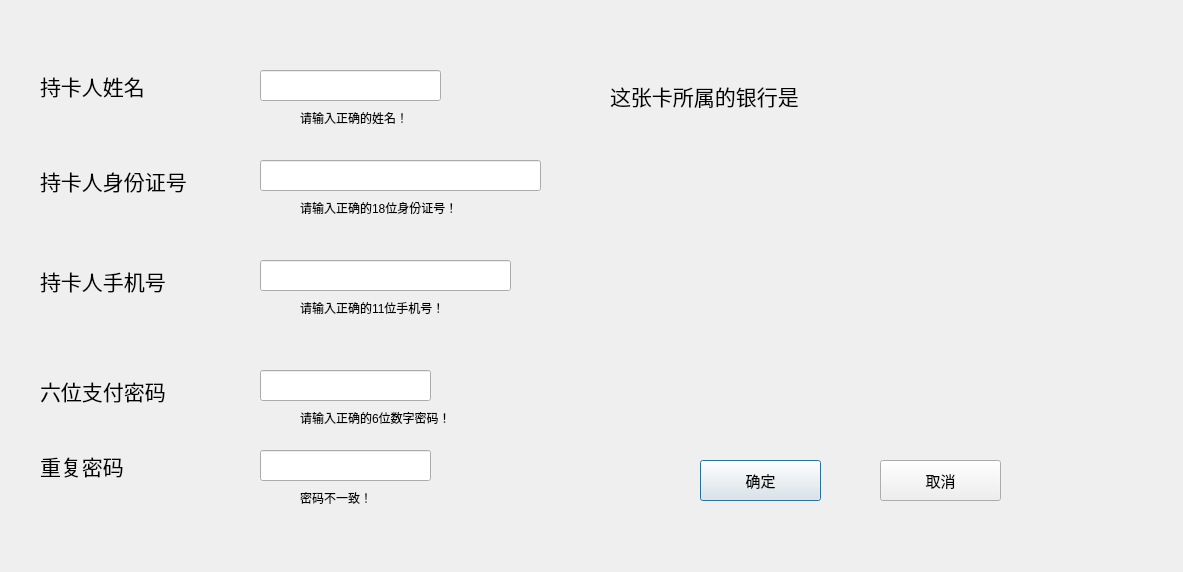
<?xml version="1.0" encoding="UTF-8"?>
<ui version="4.0">
 <class>RegisterNewCard</class>
 <widget class="QDialog" name="RegisterNewCard">
  <property name="geometry">
   <rect>
    <x>0</x>
    <y>0</y>
    <width>1183</width>
    <height>572</height>
   </rect>
  </property>
  <property name="sizePolicy">
   <sizepolicy hsizetype="Fixed" vsizetype="Fixed">
    <horstretch>0</horstretch>
    <verstretch>0</verstretch>
   </sizepolicy>
  </property>
  <property name="windowTitle">
   <string>注册银行卡</string>
  </property>
  <property name="windowIcon">
   <iconset resource="pics/buttonIcon/buttonicon.qrc">
    <normaloff>:/Bank_202px_1194726_easyicon.net.png</normaloff>:/Bank_202px_1194726_easyicon.net.png</iconset>
  </property>
  <widget class="QWidget" name="gridLayoutWidget">
   <property name="geometry">
    <rect>
     <x>590</x>
     <y>160</y>
     <width>571</width>
     <height>191</height>
    </rect>
   </property>
   <layout class="QGridLayout" name="bankGrid">
    <property name="rightMargin">
     <number>0</number>
    </property>
    <property name="spacing">
     <number>0</number>
    </property>
   </layout>
  </widget>
  <widget class="QLabel" name="selectedBankIcon">
   <property name="geometry">
    <rect>
     <x>890</x>
     <y>50</y>
     <width>200</width>
     <height>100</height>
    </rect>
   </property>
   <property name="sizePolicy">
    <sizepolicy hsizetype="Fixed" vsizetype="Fixed">
     <horstretch>0</horstretch>
     <verstretch>0</verstretch>
    </sizepolicy>
   </property>
   <property name="text">
    <string/>
   </property>
  </widget>
  <widget class="QLabel" name="label_2">
   <property name="geometry">
    <rect>
     <x>40</x>
     <y>70</y>
     <width>151</width>
     <height>31</height>
    </rect>
   </property>
   <property name="font">
    <font>
     <family>Adobe Arabic</family>
     <pointsize>16</pointsize>
    </font>
   </property>
   <property name="text">
    <string>持卡人姓名</string>
   </property>
  </widget>
  <widget class="QLineEdit" name="ownerName">
   <property name="geometry">
    <rect>
     <x>260</x>
     <y>70</y>
     <width>181</width>
     <height>31</height>
    </rect>
   </property>
   <property name="font">
    <font>
     <family>Adobe Arabic</family>
     <pointsize>16</pointsize>
    </font>
   </property>
   <property name="clearButtonEnabled">
    <bool>true</bool>
   </property>
  </widget>
  <widget class="QLabel" name="label_3">
   <property name="geometry">
    <rect>
     <x>40</x>
     <y>160</y>
     <width>211</width>
     <height>41</height>
    </rect>
   </property>
   <property name="font">
    <font>
     <family>Adobe Arabic</family>
     <pointsize>16</pointsize>
    </font>
   </property>
   <property name="text">
    <string>持卡人身份证号</string>
   </property>
  </widget>
  <widget class="QLabel" name="label_4">
   <property name="geometry">
    <rect>
     <x>40</x>
     <y>260</y>
     <width>171</width>
     <height>41</height>
    </rect>
   </property>
   <property name="font">
    <font>
     <family>Adobe Arabic</family>
     <pointsize>16</pointsize>
    </font>
   </property>
   <property name="text">
    <string>持卡人手机号</string>
   </property>
  </widget>
  <widget class="QLineEdit" name="ownerPhone">
   <property name="geometry">
    <rect>
     <x>260</x>
     <y>260</y>
     <width>251</width>
     <height>31</height>
    </rect>
   </property>
   <property name="font">
    <font>
     <family>Adobe Arabic</family>
     <pointsize>16</pointsize>
    </font>
   </property>
   <property name="inputMethodHints">
    <set>Qt::ImhDigitsOnly</set>
   </property>
   <property name="clearButtonEnabled">
    <bool>true</bool>
   </property>
  </widget>
  <widget class="QLabel" name="label_5">
   <property name="geometry">
    <rect>
     <x>40</x>
     <y>370</y>
     <width>171</width>
     <height>41</height>
    </rect>
   </property>
   <property name="font">
    <font>
     <family>Adobe Arabic</family>
     <pointsize>16</pointsize>
    </font>
   </property>
   <property name="text">
    <string>六位支付密码</string>
   </property>
  </widget>
  <widget class="QLabel" name="label_6">
   <property name="geometry">
    <rect>
     <x>40</x>
     <y>450</y>
     <width>111</width>
     <height>31</height>
    </rect>
   </property>
   <property name="font">
    <font>
     <family>Adobe Arabic</family>
     <pointsize>16</pointsize>
    </font>
   </property>
   <property name="text">
    <string>重复密码</string>
   </property>
  </widget>
  <widget class="QLineEdit" name="payCode">
   <property name="geometry">
    <rect>
     <x>260</x>
     <y>370</y>
     <width>171</width>
     <height>31</height>
    </rect>
   </property>
   <property name="font">
    <font>
     <family>Adobe Arabic</family>
     <pointsize>16</pointsize>
    </font>
   </property>
   <property name="inputMethodHints">
    <set>Qt::ImhDigitsOnly|Qt::ImhHiddenText|Qt::ImhNoAutoUppercase|Qt::ImhNoPredictiveText|Qt::ImhSensitiveData</set>
   </property>
   <property name="echoMode">
    <enum>QLineEdit::Password</enum>
   </property>
   <property name="clearButtonEnabled">
    <bool>true</bool>
   </property>
  </widget>
  <widget class="QLineEdit" name="payCode_2">
   <property name="geometry">
    <rect>
     <x>260</x>
     <y>450</y>
     <width>171</width>
     <height>31</height>
    </rect>
   </property>
   <property name="font">
    <font>
     <family>Adobe Arabic</family>
     <pointsize>16</pointsize>
    </font>
   </property>
   <property name="inputMethodHints">
    <set>Qt::ImhDigitsOnly|Qt::ImhHiddenText|Qt::ImhNoAutoUppercase|Qt::ImhNoPredictiveText|Qt::ImhSensitiveData</set>
   </property>
   <property name="echoMode">
    <enum>QLineEdit::Password</enum>
   </property>
   <property name="clearButtonEnabled">
    <bool>true</bool>
   </property>
  </widget>
  <widget class="QWidget" name="layoutWidget">
   <property name="geometry">
    <rect>
     <x>610</x>
     <y>80</y>
     <width>245</width>
     <height>63</height>
    </rect>
   </property>
   <layout class="QVBoxLayout" name="verticalLayout">
    <item>
     <widget class="QLabel" name="label">
      <property name="font">
       <font>
        <family>Adobe Arabic</family>
        <pointsize>16</pointsize>
       </font>
      </property>
      <property name="text">
       <string>这张卡所属的银行是</string>
      </property>
     </widget>
    </item>
    <item>
     <widget class="QLabel" name="selectedBankName">
      <property name="font">
       <font>
        <family>Adobe Arabic</family>
        <pointsize>12</pointsize>
       </font>
      </property>
      <property name="layoutDirection">
       <enum>Qt::LeftToRight</enum>
      </property>
      <property name="text">
       <string/>
      </property>
      <property name="alignment">
       <set>Qt::AlignRight|Qt::AlignTrailing|Qt::AlignVCenter</set>
      </property>
     </widget>
    </item>
   </layout>
  </widget>
  <widget class="QLabel" name="checkIcon_ownerID">
   <property name="geometry">
    <rect>
     <x>270</x>
     <y>200</y>
     <width>21</width>
     <height>21</height>
    </rect>
   </property>
   <property name="sizePolicy">
    <sizepolicy hsizetype="Fixed" vsizetype="Fixed">
     <horstretch>0</horstretch>
     <verstretch>0</verstretch>
    </sizepolicy>
   </property>
   <property name="styleSheet">
    <string notr="true"/>
   </property>
   <property name="text">
    <string/>
   </property>
  </widget>
  <widget class="QLabel" name="errorText_ownerID">
   <property name="geometry">
    <rect>
     <x>300</x>
     <y>200</y>
     <width>201</width>
     <height>16</height>
    </rect>
   </property>
   <property name="text">
    <string>请输入正确的18位身份证号！</string>
   </property>
  </widget>
  <widget class="QLabel" name="checkIcon_ownerName">
   <property name="geometry">
    <rect>
     <x>270</x>
     <y>110</y>
     <width>21</width>
     <height>21</height>
    </rect>
   </property>
   <property name="sizePolicy">
    <sizepolicy hsizetype="Fixed" vsizetype="Fixed">
     <horstretch>0</horstretch>
     <verstretch>0</verstretch>
    </sizepolicy>
   </property>
   <property name="styleSheet">
    <string notr="true"/>
   </property>
   <property name="text">
    <string/>
   </property>
  </widget>
  <widget class="QLabel" name="errorText_ownerName">
   <property name="geometry">
    <rect>
     <x>300</x>
     <y>110</y>
     <width>141</width>
     <height>16</height>
    </rect>
   </property>
   <property name="text">
    <string>请输入正确的姓名！</string>
   </property>
  </widget>
  <widget class="QLabel" name="checkIcon_ownerPhone">
   <property name="geometry">
    <rect>
     <x>270</x>
     <y>300</y>
     <width>21</width>
     <height>21</height>
    </rect>
   </property>
   <property name="sizePolicy">
    <sizepolicy hsizetype="Fixed" vsizetype="Fixed">
     <horstretch>0</horstretch>
     <verstretch>0</verstretch>
    </sizepolicy>
   </property>
   <property name="styleSheet">
    <string notr="true"/>
   </property>
   <property name="text">
    <string/>
   </property>
  </widget>
  <widget class="QLabel" name="errorText_ownerPhone">
   <property name="geometry">
    <rect>
     <x>300</x>
     <y>300</y>
     <width>201</width>
     <height>16</height>
    </rect>
   </property>
   <property name="text">
    <string>请输入正确的11位手机号！</string>
   </property>
  </widget>
  <widget class="QLineEdit" name="ownerID">
   <property name="geometry">
    <rect>
     <x>260</x>
     <y>160</y>
     <width>281</width>
     <height>31</height>
    </rect>
   </property>
   <property name="font">
    <font>
     <family>Adobe Arabic</family>
     <pointsize>16</pointsize>
    </font>
   </property>
   <property name="inputMethodHints">
    <set>Qt::ImhDigitsOnly</set>
   </property>
   <property name="clearButtonEnabled">
    <bool>true</bool>
   </property>
  </widget>
  <widget class="QLabel" name="checkIcon_payCode">
   <property name="geometry">
    <rect>
     <x>270</x>
     <y>410</y>
     <width>21</width>
     <height>21</height>
    </rect>
   </property>
   <property name="sizePolicy">
    <sizepolicy hsizetype="Fixed" vsizetype="Fixed">
     <horstretch>0</horstretch>
     <verstretch>0</verstretch>
    </sizepolicy>
   </property>
   <property name="styleSheet">
    <string notr="true"/>
   </property>
   <property name="text">
    <string/>
   </property>
  </widget>
  <widget class="QLabel" name="errorText_payCode">
   <property name="geometry">
    <rect>
     <x>300</x>
     <y>410</y>
     <width>201</width>
     <height>16</height>
    </rect>
   </property>
   <property name="text">
    <string>请输入正确的6位数字密码！</string>
   </property>
  </widget>
  <widget class="QLabel" name="checkIcon_payCode_2">
   <property name="geometry">
    <rect>
     <x>270</x>
     <y>490</y>
     <width>21</width>
     <height>21</height>
    </rect>
   </property>
   <property name="sizePolicy">
    <sizepolicy hsizetype="Fixed" vsizetype="Fixed">
     <horstretch>0</horstretch>
     <verstretch>0</verstretch>
    </sizepolicy>
   </property>
   <property name="styleSheet">
    <string notr="true"/>
   </property>
   <property name="text">
    <string/>
   </property>
  </widget>
  <widget class="QLabel" name="errorText_payCode_2">
   <property name="geometry">
    <rect>
     <x>300</x>
     <y>490</y>
     <width>91</width>
     <height>16</height>
    </rect>
   </property>
   <property name="text">
    <string>密码不一致！</string>
   </property>
  </widget>
  <widget class="QPushButton" name="acceptBtn">
   <property name="geometry">
    <rect>
     <x>700</x>
     <y>460</y>
     <width>121</width>
     <height>41</height>
    </rect>
   </property>
   <property name="font">
    <font>
     <family>Adobe Arabic</family>
     <pointsize>11</pointsize>
    </font>
   </property>
   <property name="text">
    <string>确定</string>
   </property>
  </widget>
  <widget class="QPushButton" name="rejectBtn">
   <property name="geometry">
    <rect>
     <x>880</x>
     <y>460</y>
     <width>121</width>
     <height>41</height>
    </rect>
   </property>
   <property name="font">
    <font>
     <family>Adobe Arabic</family>
     <pointsize>11</pointsize>
    </font>
   </property>
   <property name="text">
    <string>取消</string>
   </property>
  </widget>
  <zorder>gridLayoutWidget</zorder>
  <zorder>selectedBankIcon</zorder>
  <zorder>label_2</zorder>
  <zorder>ownerName</zorder>
  <zorder>label_3</zorder>
  <zorder>label_4</zorder>
  <zorder>ownerPhone</zorder>
  <zorder>label_5</zorder>
  <zorder>label_6</zorder>
  <zorder>payCode</zorder>
  <zorder>payCode_2</zorder>
  <zorder>layoutWidget</zorder>
  <zorder>ownerID</zorder>
  <zorder>checkIcon_ownerID</zorder>
  <zorder>errorText_ownerID</zorder>
  <zorder>checkIcon_ownerName</zorder>
  <zorder>errorText_ownerName</zorder>
  <zorder>checkIcon_ownerPhone</zorder>
  <zorder>errorText_ownerPhone</zorder>
  <zorder>checkIcon_payCode</zorder>
  <zorder>errorText_payCode</zorder>
  <zorder>checkIcon_payCode_2</zorder>
  <zorder>errorText_payCode_2</zorder>
  <zorder>acceptBtn</zorder>
  <zorder>rejectBtn</zorder>
 </widget>
 <tabstops>
  <tabstop>ownerName</tabstop>
  <tabstop>ownerID</tabstop>
  <tabstop>ownerPhone</tabstop>
  <tabstop>payCode</tabstop>
  <tabstop>payCode_2</tabstop>
 </tabstops>
 <resources>
  <include location="pics/buttonIcon/buttonicon.qrc"/>
 </resources>
 <connections/>
</ui>
